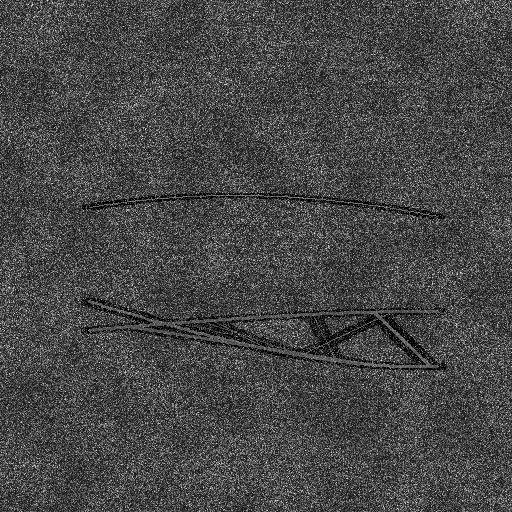
#> input picture pipeline/net_exploration_visuals/net_patch_000.png, 512 x 512 px
$ python -i preprocess.py   (imports and definitions only)
#> lines starting #> are read from the running program, lines starting #| are printed output that depends on the picture
#> further down, picture is the input picture: shape (512, 512, 3); min 0, max 237, mean 71.6
import cv2
import numpy as np
from scipy.ndimage import uniform_filter


def lee_filter(img, window=7, eps=1e-6):
#> called with window = 7, eps = 1e-06
    img = img.astype(np.float32)
    mean = uniform_filter(img, window)
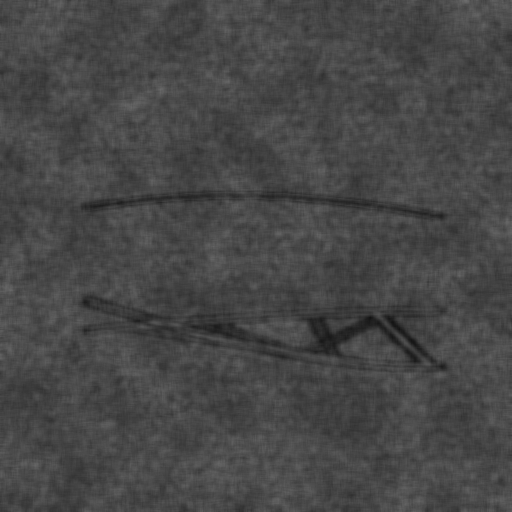
#> mean: shape (512, 512, 3) float32; min 19.43, max 109.5, mean 71.6
    sqr_mean = uniform_filter(img * img, window)
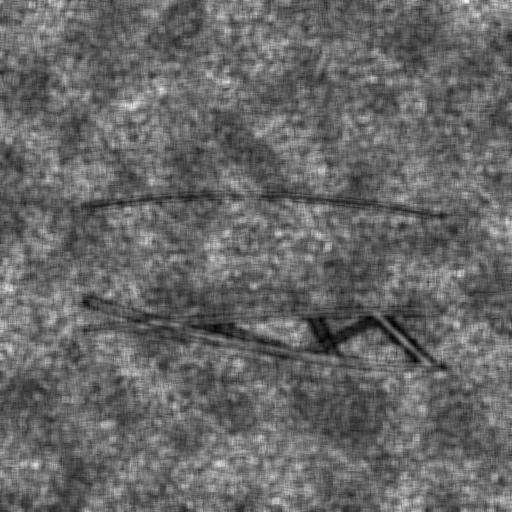
#> sqr_mean: shape (512, 512, 3) float32; min 1106.1, max 14448.4, mean 6542.5; drawn with min black and max white
    var = sqr_mean - mean * mean
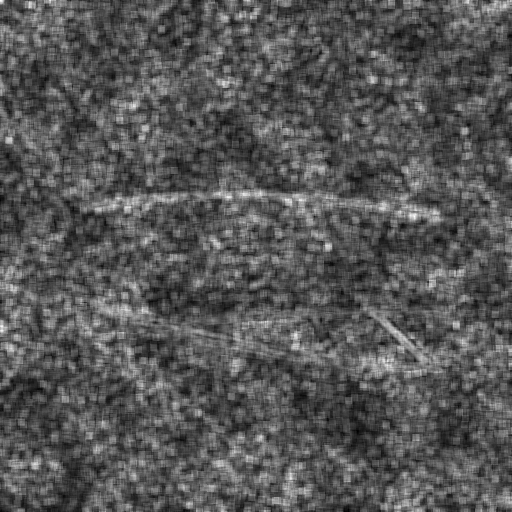
#> var: shape (512, 512, 3) float32; min 351.9, max 3282.2, mean 1347.5; drawn with min black and max white
    std = np.sqrt(np.maximum(var, 0.0))
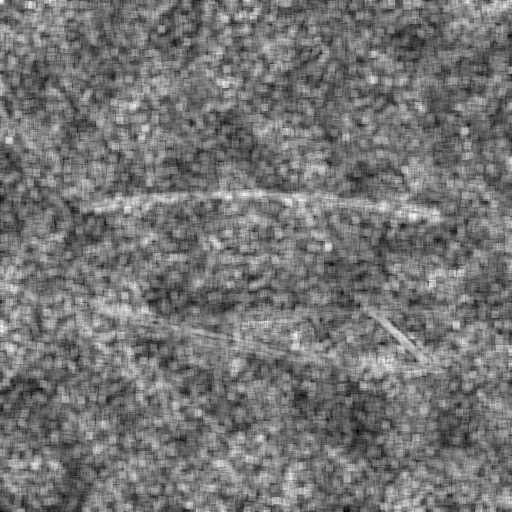
#> std: shape (512, 512, 3) float32; min 18.76, max 57.29, mean 36.4; drawn with min black and max white
    ci = std / np.maximum(mean, eps)
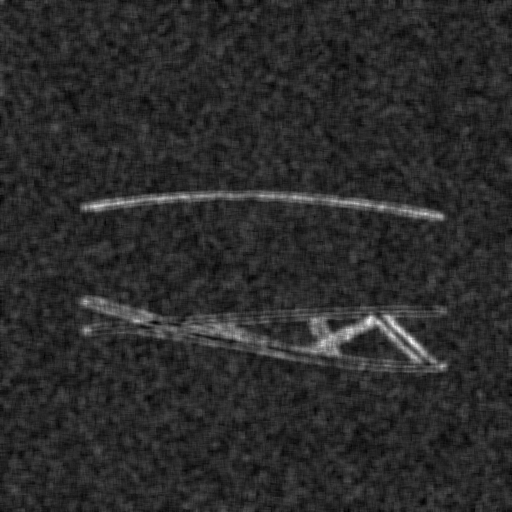
#> ci: shape (512, 512, 3) float32; min 0.302, max 1.55, mean 0.514; drawn with min black and max white
    ci2 = ci * ci
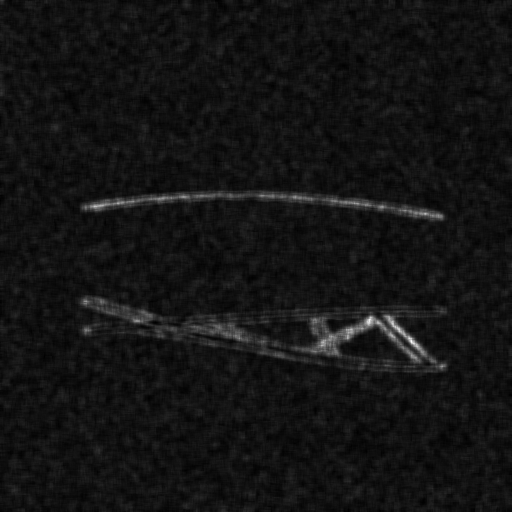
#> ci2: shape (512, 512, 3) float32; min 0.0912, max 2.39, mean 0.272; drawn with min black and max white
    w = np.maximum(0.0, 1.0 - ci2 / (ci2 + 1e-3))
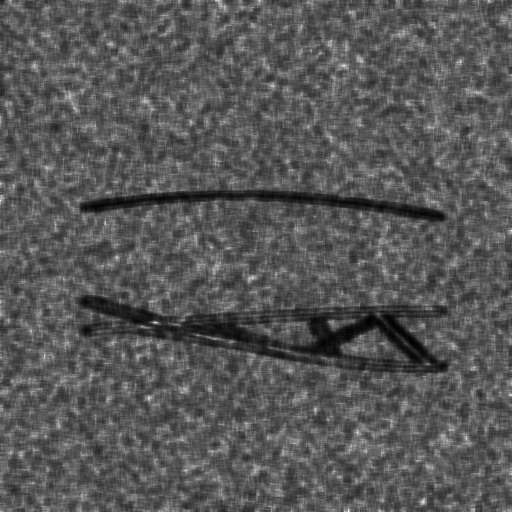
#> w: shape (512, 512, 3) float32; min 0.000418, max 0.0108, mean 0.00399; drawn with min black and max white
    return (mean + w * (img - mean)).astype(np.float32)


def median_denoise(img, ksize=3):
    return cv2.medianBlur((img * 255).astype(np.uint8), ksize).astype(np.float32) / 255.0


def water_column_crop(img, center_frac=0.30, dark_quantile=0.15, min_gap_cols=5):
#> (the run stopped early here; a loop or call above may not have finished)

$ run again, on pipeline/net_exploration_visuals/net_patch_001.png
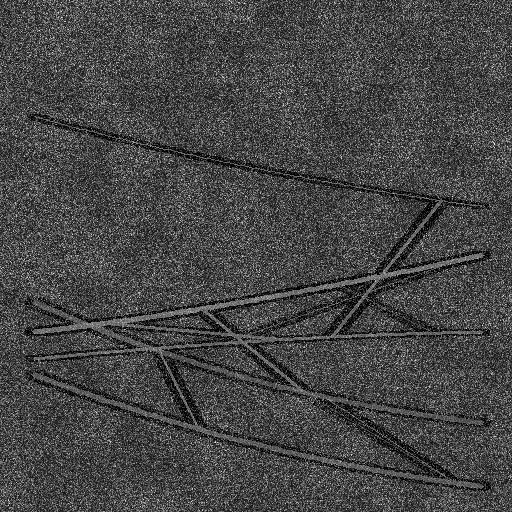
#> input picture pipeline/net_exploration_visuals/net_patch_001.png, 512 x 512 px
#> picture is the input picture: shape (512, 512, 3); min 0, max 243, mean 70.4
#> in lee_filter, `std = np.sqrt(np.maximum(var, 0.0))`:
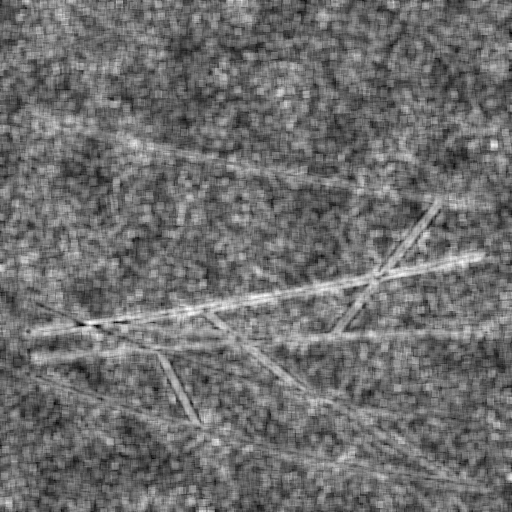
#> std: shape (512, 512, 3) float32; min 18.75, max 61.09, mean 37.1; drawn with min black and max white
#> in lee_filter, `w = np.maximum(0.0, 1.0 - ci2 / (ci2 + 1e-3))`:
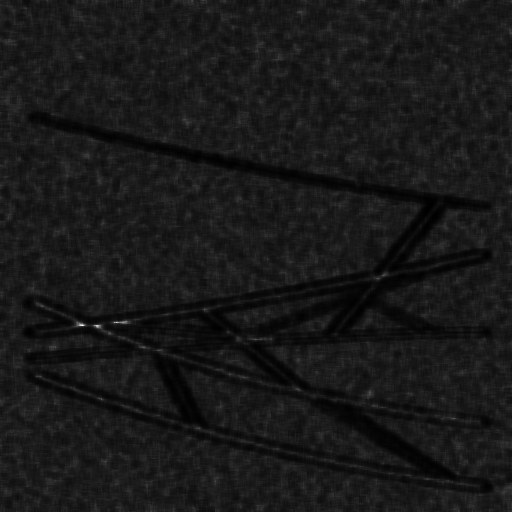
#> w: shape (512, 512, 3) float32; min 0.00037, max 0.0353, mean 0.00378; drawn with min black and max white

$ run again, on pipeline/net_exploration_visuals/net_patch_002.png
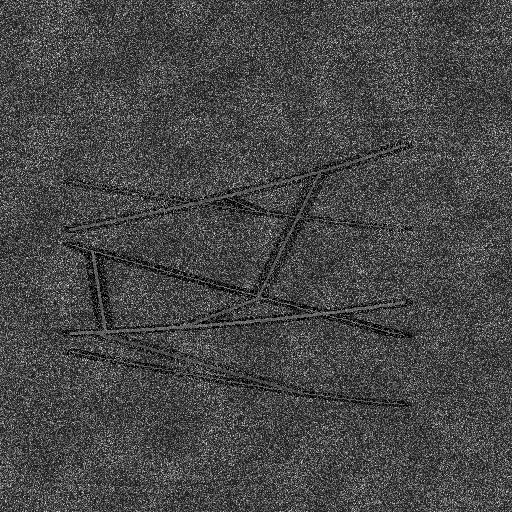
#> input picture pipeline/net_exploration_visuals/net_patch_002.png, 512 x 512 px
#> picture is the input picture: shape (512, 512, 3); min 0, max 239, mean 71
#> in lee_filter, `ci2 = ci * ci`:
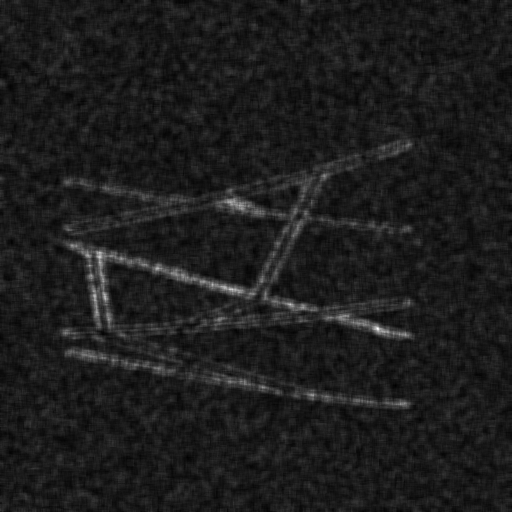
#> ci2: shape (512, 512, 3) float32; min 0.079, max 1.78, mean 0.275; drawn with min black and max white
#> in lee_filter, `w = np.maximum(0.0, 1.0 - ci2 / (ci2 + 1e-3))`:
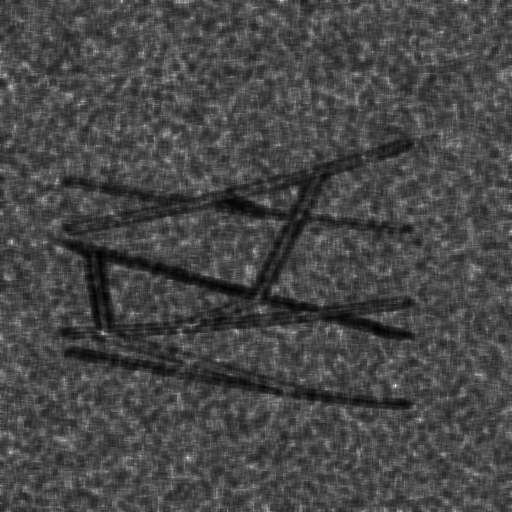
#> w: shape (512, 512, 3) float32; min 0.000562, max 0.0125, mean 0.00392; drawn with min black and max white

$ run again, on pipeline/net_exploration_visuals/net_patch_003.png
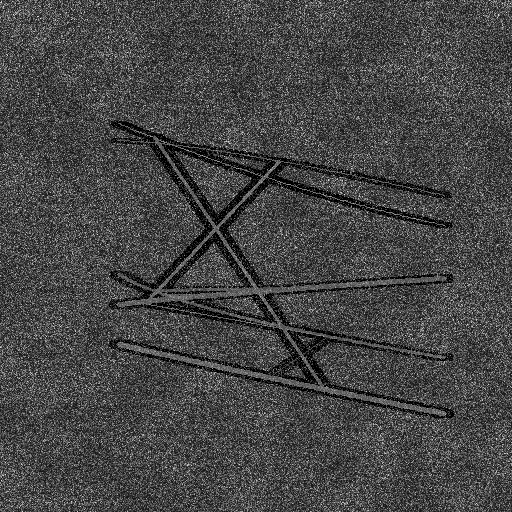
#> input picture pipeline/net_exploration_visuals/net_patch_003.png, 512 x 512 px
#> picture is the input picture: shape (512, 512, 3); min 0, max 237, mean 70
#> in lee_filter, `w = np.maximum(0.0, 1.0 - ci2 / (ci2 + 1e-3))`:
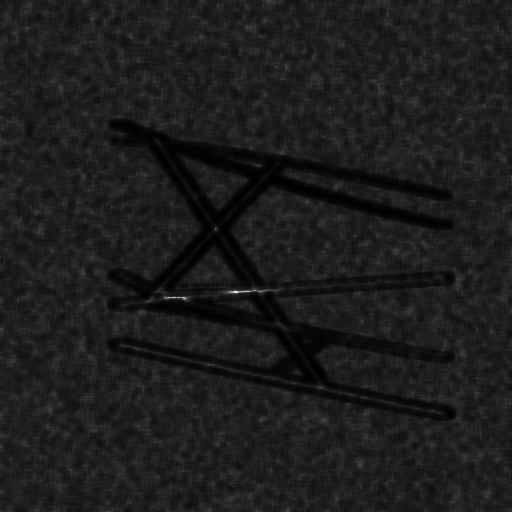
#> w: shape (512, 512, 3) float32; min 0.000255, max 0.0315, mean 0.0038; drawn with min black and max white
